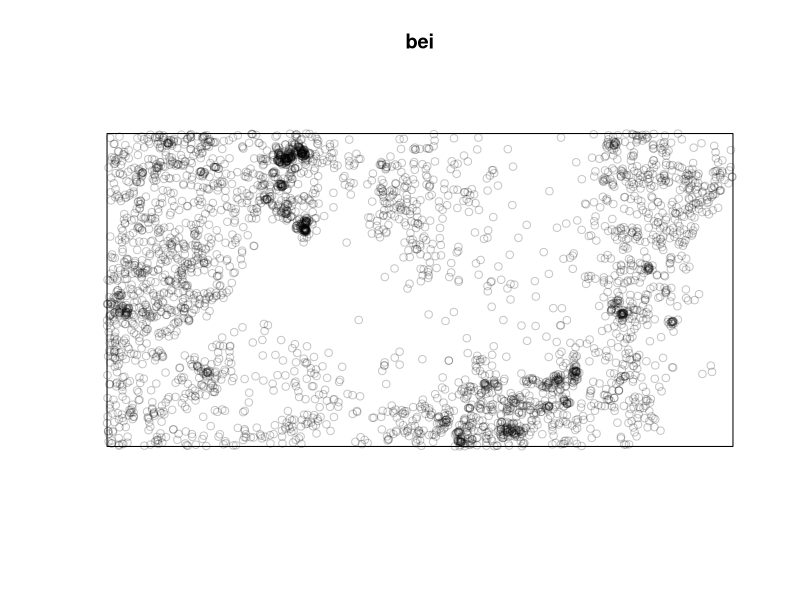

The R source for this figure: (Note: this script raises an error after producing the figure.)
# code for estimating population density

#install package
install.packages("spatstat")

library(spatstat)

bei

plot(bei)

plot(bei, pch=15, cex.5)

bei.extra

plot(bei.extra)

plot(bei.extra$elev)

plot(bei.extra[[1]])

el<- bei.extra[[1]]

#to look up to see if there is a command within a function
?density

#passing from points (vectors) to a map (raster)

beidens <- density(bei)

#to add points back to the density map, note, if you use plot(bei), will override the density map. therefore, you need to use the points function to add a layer
plot(beidens)
points(bei)

# Plotting the maps one beside the other
par(mfrow=c(1,2))
plot(elevation2)
plot(densitymap)

# Exercise: make a multiframe with maps one on top of the other
par(mfrow=c(2,1))
plot(elevation2)
plot(densitymap)

# one frined to clear graphs
dev.off()
plot(elevation2)

# Changin colors to maps
cl <- colorRampPalette(c("red", "orange", "yellow"))(3)
plot(densitymap, col=cl)

cl <- colorRampPalette(c("red", "orange", "yellow"))(10)
plot(densitymap, col=cl)

cl <- colorRampPalette(c("red", "orange", "yellow"))(100)
plot(densitymap, col=cl)

# search your browser for "colors in R" 
# http://www.stat.columbia.edu/~tzheng/files/Rcolor.pdf

# Exercise: change the color ramp palette using different colors

cln <- colorRampPalette(c("purple1", "orchid2", "palegreen3", "paleturquoise"))(100)
plot(densitymap, col=cln)

# Exrcise: build a multiframe and plot the densitymap with two different color ramp palettes one beside the other

par(mfrow=c(1,2))

cln <- colorRampPalette(c("purple1", "orchid2", "palegreen3", "paleturquoise"))(100)
plot(densitymap, col=cln)

clg <- colorRampPalette(c("green4", "green3", "green2", "green1", "green"))(100)
plot(densitymap, col=clg)

dev.off()

par(mfrow=c(1,2))
plot(elevation2)
plot(densitymap)
 
par(mfrow=c(2,1))
plot(elevation2)
plot(densitymap)
 
dev.off()

plot(elevation2)
cl <- colorRampPalette(c("red", "orange", "yellow"))(3)
plot(densitymap, col=cl)
cl <- colorRampPalette(c("red", "orange", "yellow"))(10)
plot(densitymap, col=cl)
cl <- colorRampPalette(c("red", "orange", "yellow"))(100)
plot(densitymap, col=cl)
cl <- colorRampPalette(c("darkolivegreen", "darkseagreen4", "aquamarine"))(100)
plot(densitymap, col=cl)


cl <- colorRampPalette(c("darkolivegreen", "darkseagreen4", "aquamarine"))(100)
plot(densitymap, col=cl)
cln <- colorRampPalette(c("purple1", "orchid2", "palegreen3", "paleturquoise"))(100)
plot(densitymap, col=cln)

par(mfrow=c(2,2))
plot(bei)
plot(el)
plot(densitymap, col=cl)
plot(densitymap, col=cln)
